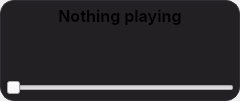
<?xml version="1.0" encoding="UTF-8"?>
<ui version="4.0">
 <class>miniPlayerWindow</class>
 <widget class="QWidget" name="miniPlayerWindow">
  <property name="geometry">
   <rect>
    <x>0</x>
    <y>0</y>
    <width>240</width>
    <height>104</height>
   </rect>
  </property>
  <property name="contextMenuPolicy">
   <enum>Qt::ContextMenuPolicy::CustomContextMenu</enum>
  </property>
  <property name="windowTitle">
   <string>MusicHive Mini Player</string>
  </property>
  <property name="windowIcon">
   <iconset>
    <normaloff>../musichive_colour.svg</normaloff>../musichive_colour.svg</iconset>
  </property>
  <property name="styleSheet">
   <string notr="true">/* Added after the main window's stylesheet, which this window also uses */
QWidget#miniPlayerContents {
    background-color: #222023;
    border: 1px solid #312d34;
    border-radius: 14px;
}

QLabel#miniArtist {
    color: rgba(255, 255, 255, 170);
}

QWidget#miniPlayerWindow QPushButton {
    border-radius: 17px;
    padding: 0px;
}</string>
  </property>
  <layout class="QVBoxLayout" name="miniOuterLayout">
   <property name="spacing">
    <number>0</number>
   </property>
   <property name="sizeConstraint">
    <enum>QLayout::SizeConstraint::SetFixedSize</enum>
   </property>
   <property name="leftMargin">
    <number>0</number>
   </property>
   <property name="topMargin">
    <number>0</number>
   </property>
   <property name="rightMargin">
    <number>0</number>
   </property>
   <property name="bottomMargin">
    <number>0</number>
   </property>
   <item>
    <widget class="QWidget" name="miniPlayerContents">
     <property name="minimumSize">
      <size>
       <width>240</width>
       <height>0</height>
      </size>
     </property>
  <layout class="QVBoxLayout" name="miniLayout">
   <property name="spacing">
    <number>2</number>
   </property>
   <property name="leftMargin">
    <number>6</number>
   </property>
   <property name="topMargin">
    <number>6</number>
   </property>
   <property name="rightMargin">
    <number>6</number>
   </property>
   <property name="bottomMargin">
    <number>6</number>
   </property>
   <item>
    <widget class="QLabel" name="miniTitle">
     <property name="font">
      <font>
       <family>Inter</family>
       <pointsize>12</pointsize>
       <bold>true</bold>
      </font>
     </property>
     <property name="text">
      <string>Nothing playing</string>
     </property>
     <property name="alignment">
      <set>Qt::AlignmentFlag::AlignCenter</set>
     </property>
    </widget>
   </item>
   <item>
    <widget class="QLabel" name="miniArtist">
     <property name="text">
      <string/>
     </property>
     <property name="alignment">
      <set>Qt::AlignmentFlag::AlignCenter</set>
     </property>
    </widget>
   </item>
   <item>
    <layout class="QHBoxLayout" name="miniControls">
     <property name="spacing">
      <number>4</number>
     </property>
     <item>
      <spacer name="miniVolumeBalance">
       <property name="orientation">
        <enum>Qt::Orientation::Horizontal</enum>
       </property>
       <property name="sizeType">
        <enum>QSizePolicy::Policy::Fixed</enum>
       </property>
       <property name="sizeHint" stdset="0">
        <size>
         <width>34</width>
         <height>20</height>
        </size>
       </property>
      </spacer>
     </item>
     <item>
      <spacer name="miniControlsLeft">
       <property name="orientation">
        <enum>Qt::Orientation::Horizontal</enum>
       </property>
       <property name="sizeHint" stdset="0">
        <size>
         <width>20</width>
         <height>20</height>
        </size>
       </property>
      </spacer>
     </item>
     <item>
      <widget class="QPushButton" name="miniPreviousButton">
       <property name="minimumSize">
        <size>
         <width>34</width>
         <height>34</height>
        </size>
       </property>
       <property name="maximumSize">
        <size>
         <width>34</width>
         <height>34</height>
        </size>
       </property>
       <property name="toolTip">
        <string>Previous</string>
       </property>
       <property name="text">
        <string/>
       </property>
       <property name="icon">
        <iconset>
         <normaloff>../assets/skip-back.svg</normaloff>../assets/skip-back.svg</iconset>
       </property>
      </widget>
     </item>
     <item>
      <widget class="QPushButton" name="miniPlayButton">
       <property name="minimumSize">
        <size>
         <width>34</width>
         <height>34</height>
        </size>
       </property>
       <property name="maximumSize">
        <size>
         <width>34</width>
         <height>34</height>
        </size>
       </property>
       <property name="toolTip">
        <string>Play</string>
       </property>
       <property name="text">
        <string/>
       </property>
       <property name="icon">
        <iconset>
         <normaloff>../assets/play.svg</normaloff>../assets/play.svg</iconset>
       </property>
      </widget>
     </item>
     <item>
      <widget class="QPushButton" name="miniNextButton">
       <property name="minimumSize">
        <size>
         <width>34</width>
         <height>34</height>
        </size>
       </property>
       <property name="maximumSize">
        <size>
         <width>34</width>
         <height>34</height>
        </size>
       </property>
       <property name="toolTip">
        <string>Next</string>
       </property>
       <property name="text">
        <string/>
       </property>
       <property name="icon">
        <iconset>
         <normaloff>../assets/skip-forward.svg</normaloff>../assets/skip-forward.svg</iconset>
       </property>
      </widget>
     </item>
     <item>
      <spacer name="miniControlsRight">
       <property name="orientation">
        <enum>Qt::Orientation::Horizontal</enum>
       </property>
       <property name="sizeHint" stdset="0">
        <size>
         <width>20</width>
         <height>20</height>
        </size>
       </property>
      </spacer>
     </item>
     <item>
      <widget class="QPushButton" name="miniMuteButton">
       <property name="minimumSize">
        <size>
         <width>34</width>
         <height>34</height>
        </size>
       </property>
       <property name="maximumSize">
        <size>
         <width>34</width>
         <height>34</height>
        </size>
       </property>
       <property name="text">
        <string/>
       </property>
      </widget>
     </item>
    </layout>
   </item>
   <item>
    <widget class="QSlider" name="miniProgressSlider">
     <property name="orientation">
      <enum>Qt::Orientation::Horizontal</enum>
     </property>
    </widget>
   </item>
  </layout>
    </widget>
   </item>
  </layout>
 </widget>
 <resources/>
 <connections/>
</ui>
